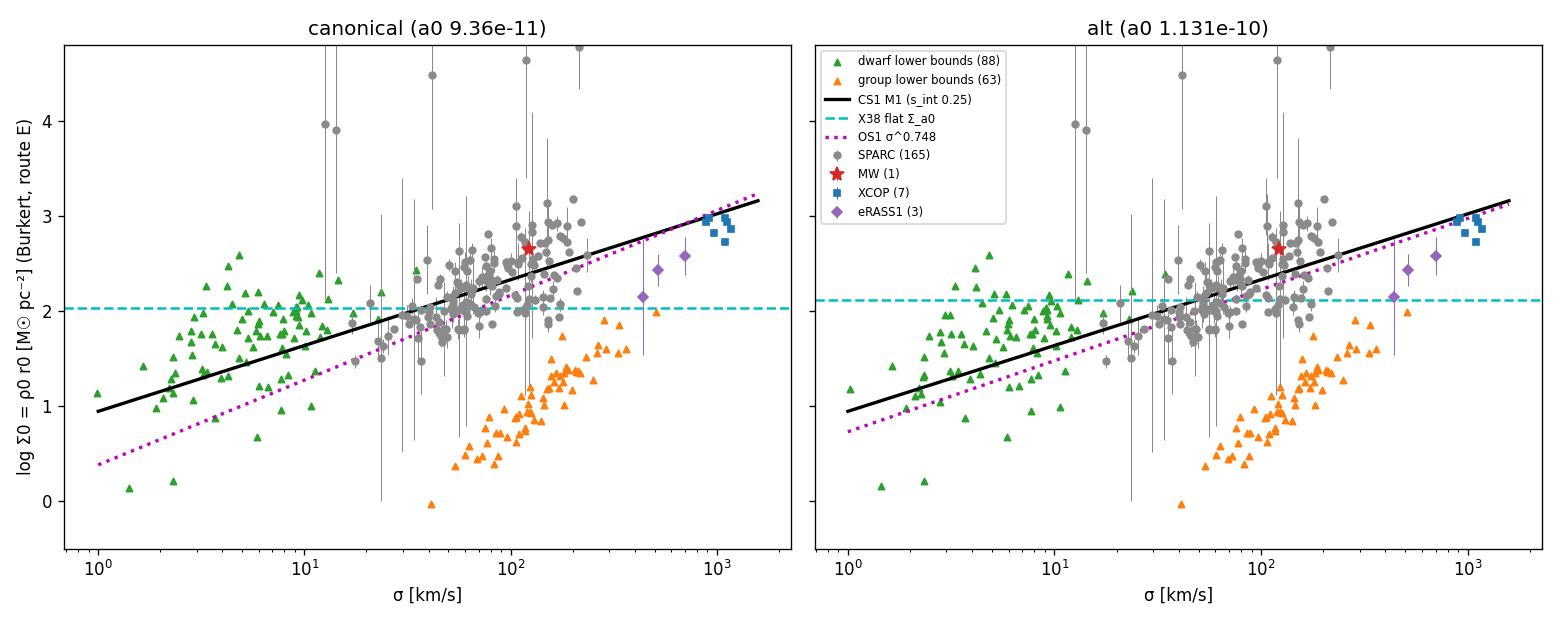

This figure's Python source:
#!/usr/bin/env python3
"""CS1_core_surface_density_atlas: each system's cold dark energy core surface density Sigma0 = rho0 r0, measured from its own
data with one method (route E: cold = observed - baryons, Burkert primary, isothermal variant), then the law the data trace.

Frozen criteria: FROZEN_CRITERIA.md + ASSUMPTION_LEDGER.md (6f303e256b, committed alone before this script).
EM1's SPARC machinery (up to its backgrounds block) and X30's cluster machinery (up to its STEP 0) run read-only in separate
namespaces, as in X38. kappa = 1/2 FITTED; footings never pooled; not theory closed.

    PYTHONHASHSEED=0 OMP_NUM_THREADS=1 nice -n 15 python3 cs1_atlas.py                -> cs1_atlas.out, _results.json, _atlas.csv, .png
    CS1_MUTATE=1 PYTHONHASHSEED=0 OMP_NUM_THREADS=1 nice -n 15 python3 cs1_atlas.py   -> sigma shuffled across systems (exit 1 = control bites)
"""
import os, sys, io, csv, warnings, json, math, time, resource, contextlib
for _v in ("OMP_NUM_THREADS", "OPENBLAS_NUM_THREADS", "VECLIB_MAXIMUM_THREADS", "MKL_NUM_THREADS"): os.environ[_v] = "1"
os.environ.pop("X30_MUTATE", None)
import numpy as np
from scipy.optimize import brentq, minimize_scalar, minimize
from scipy.integrate import quad
from scipy.interpolate import CubicSpline
from scipy.stats import norm, spearmanr
from astropy.io import fits
warnings.filterwarnings("ignore", category=RuntimeWarning)

T0 = time.time()
MUTATE = os.environ.get("CS1_MUTATE") == "1"
TAG = "_MUTATE" if MUTATE else ""
HERE = os.path.dirname(os.path.abspath(__file__)); REB = os.path.dirname(HERE); REPO = os.path.dirname(REB)
DATA = os.path.join(REPO, "real_research", "data")
OUT = []
def P(*a):
    s = " ".join(str(x) for x in a); print(s, flush=True); OUT.append(s)
def rss(): return resource.getrusage(resource.RUSAGE_SELF).ru_maxrss / (1e9 if sys.platform == "darwin" else 1e6)
FEET = ("canonical", "alt")
SREF = 70.50                                                    # km/s, SC1 pivot
LSG = np.round(np.arange(-1.0, 5.0001, 0.01), 2); SG = 10 ** LSG  # log Sigma0 grid [Msun/pc^2]
checks = []
def check(k, ok, msg):
    checks.append((k, bool(ok))); P(f"{k} {'PASS' if ok else 'FAIL'}  {msg}")

# ------------------------------------------------------------------ EM1 (read-only, up to backgrounds)
EM1SRC = os.path.join(REB, "EM1_emergent_dust_law", "em1_emergent.py"); TE = open(EM1SRC).read()
NE = {"__file__": EM1SRC, "__name__": "em1_ro"}; argv0 = sys.argv; sys.argv = [EM1SRC]
with contextlib.redirect_stdout(io.StringIO()):
    exec(compile(TE[:TE.index("# ---------------- backgrounds")], EM1SRC, "exec"), NE)
sys.argv = argv0
GALS, fit_one, pooled, UPS, LAW, NEWT, A0 = (NE[k] for k in ("GALS", "fit_one", "pooled", "UPS", "LAW", "NEWT", "A0"))
GE, MSUN, KPC = NE["G"], NE["MSUN"], NE["KPC_S"]; PC = KPC / 1e3; SPC = MSUN / PC ** 2
P(f"CS1_core_surface_density_atlas  {'MUTATE (sigma shuffled across systems)' if MUTATE else 'normal run'}  (frozen 6f303e256b)")
P("kappa = 1/2 FITTED; footings never pooled; route E (cold dark energy = observed - baryons, Newtonian); not theory closed")
SIGA0 = {f: A0[f] / (2 * math.pi * GE) / SPC for f in FEET}
P(f"Sigma_a0 = a0/(2 pi G): canonical {SIGA0['canonical']:.1f}, alt {SIGA0['alt']:.1f} Msun/pc^2")

# ------------------------------------------------------------------ profiles
def B(x):
    x = np.asarray(x, float); return np.log1p(x * x) + 2 * np.log1p(x) - 2 * np.arctan(x)
def mfac(prof, x): return math.pi * B(x) if prof == "burkert" else 4 * math.pi * (np.asarray(x, float) - np.arctan(x))

# K1: closed forms vs quadrature
r0t, Rt, St = 3.0, 10.0, 1.0
qB = quad(lambda r: 4 * math.pi * r * r * (St / r0t) / ((1 + r / r0t) * (1 + (r / r0t) ** 2)), 0, Rt, epsrel=1e-12, limit=400)[0]
qI = quad(lambda r: 4 * math.pi * r * r * (St / r0t) / (1 + (r / r0t) ** 2), 0, Rt, epsrel=1e-12, limit=400)[0]
eB = float(St * r0t ** 2 * mfac("burkert", Rt / r0t)) / qB - 1; eI = float(St * r0t ** 2 * mfac("iso", Rt / r0t)) / qI - 1
check("K1", abs(eB) < 1e-6 and abs(eI) < 1e-6, f"Burkert {eB:+.1e}, isothermal {eI:+.1e} (closed form vs quadrature)")

def profile_fit(y, sy, mask, Kfun, lr0, npar):
    """Model y = Sigma0 * K(r0), linear in Sigma0. y, mask (n, nU); sy (n,); Kfun(r0) -> (n,). Returns the dict of the fit."""
    K = np.array([Kfun(r) for r in 10 ** lr0])                          # (nr, n)
    w = np.where(mask, 1.0 / sy[:, None] ** 2, 0.0)                     # (n, nU)
    F = K ** 2 @ w; b = K @ (w * y); c = (w * y * y).sum(0)             # (nr, nU), (nr, nU), (nU,)
    F = np.maximum(F, 1e-300); Sh = b / F; cm = c[None, :] - b * b / F
    prof = np.full(len(SG), np.inf); arg = np.zeros((len(SG), 2), int)
    for j0 in range(0, len(SG), 100):
        S_ = SG[j0:j0 + 100]
        chi = cm[..., None] + F[..., None] * (S_[None, None, :] - Sh[..., None]) ** 2
        flat = chi.reshape(-1, len(S_)); ia = flat.argmin(0)
        prof[j0:j0 + 100] = flat[ia, np.arange(len(S_))]; arg[j0:j0 + 100] = np.array(np.unravel_index(ia, chi.shape[:2])).T
    jb = int(prof.argmin()); ir, iu = arg[jb]; npts = int(mask[:, iu].sum()); dof = max(npts - npar, 1)
    scale = max(1.0, prof[jb] / dof); d = (prof - prof[jb]) / scale; ok = np.where(d <= 1.0)[0]
    lo, hi = int(ok.min()), int(ok.max())
    kind = ("unconstrained" if lo == 0 and hi == len(SG) - 1 else "lower" if hi == len(SG) - 1 else "upper" if lo == 0 else "two-sided")
    return dict(lS=float(LSG[jb]), lS_lo=float(LSG[lo]), lS_hi=float(LSG[hi]), kind=kind, e=float(0.5 * (LSG[hi] - LSG[lo])),
                lr0=float(lr0[ir]), iu=int(iu), chi2=float(prof[jb]), dof=dof, npts=npts, r0_edge=bool(ir in (0, len(lr0) - 1)))

# ------------------------------------------------------------------ SPARC
LR0_S = np.round(np.arange(-3.0, 3.5001, 0.025), 3)                  # log r0 [kpc]
d_ = os.path.join(DATA, "sparc_data"); mine = {}
for f in sorted(os.listdir(d_)):
    if f.endswith("_rotmod.dat"):
        try: a = np.genfromtxt(os.path.join(d_, f), comments="#")
        except Exception: continue
        if a.ndim == 2 and a.shape[1] >= 6: mine[f.replace("_rotmod.dat", "")] = a
dmax = 0.0
for q in GALS:
    a = mine[q["name"]]; R = a[:, 0] * KPC
    VB2 = np.sign(a[:, 3])[:, None] * a[:, 3][:, None] ** 2 + UPS[None, :] * a[:, 4][:, None] ** 2 + 1.4 * UPS[None, :] * a[:, 5][:, None] ** 2
    GB = VB2 * 1e6 / R[:, None]; GO = (a[:, 1] * 1e3) ** 2 / R
    dmax = max(dmax, float(np.nanmax(np.abs(GB / q["GB"] - 1))), float(np.nanmax(np.abs(GO / q["GO"] - 1))))
    q["VB2"] = VB2 * 1e6
rowsN = [fit_one(q, np.log10(np.maximum(q["VB2"] / q["Rm"][:, None], 1e-300))) for q in GALS]
myN = pooled([r[0] for r in rowsN], [r[1] for r in rowsN], [r[2] for r in rowsN])
k0a = (dmax < 1e-12 and abs(LAW["canonical"]["rms"] - 0.0541) < 1e-4 and abs(LAW["alt"]["rms"] - 0.0537) < 1e-4
       and abs(myN["rms"] - NEWT["rms"]) < 1e-4)
check("K0a", k0a, f"loader vs EM1 GB/GO max rel {dmax:.1e}; EM1 law rms {LAW['canonical']['rms']:.4f} / {LAW['alt']['rms']:.4f}; "
      f"Newtonian row {myN['rms']:.4f} vs EM1 {NEWT['rms']:.4f}")
def sparc_fit(q, prof, ufix=None):
    R, V, eV = q["Rm"], q["Vobs"] * 1e3, np.clip(q["eV"], 1, None) * 1e3
    y = (V * V)[:, None] - q["VB2"]; mask = q["OK"]
    if ufix is not None:
        iu = int(np.argmin(np.abs(UPS - ufix))); y, mask = y[:, iu:iu + 1], mask[:, iu:iu + 1]
    Kf = lambda r0: GE * SPC * (r0 * KPC) ** 2 * mfac(prof, R / (r0 * KPC)) / R
    out = profile_fit(y, 2 * V * eV, mask, Kf, LR0_S, 3 if ufix is None else 2)
    out["U"] = float(UPS[out["iu"]]) if ufix is None else ufix
    return out
# K2 planted recovery (values on the grids)
q0 = GALS[0]; R = q0["Rm"]; iu5 = int(np.argmin(np.abs(UPS - 0.5))); lSp, lrp = 2.48, 0.475
Vp2 = q0["VB2"][:, iu5] + 10 ** lSp * GE * SPC * (10 ** lrp * KPC) ** 2 * mfac("burkert", R / (10 ** lrp * KPC)) / R
Vp = np.sqrt(np.maximum(Vp2, 1.0))
pf = profile_fit((Vp * Vp - q0["VB2"][:, iu5])[:, None], 2 * Vp * 5e3, np.ones((len(R), 1), bool),
                 lambda r0: GE * SPC * (r0 * KPC) ** 2 * mfac("burkert", R / (r0 * KPC)) / R, LR0_S, 2)
cB = minimize_scalar(lambda lx: float(10 ** (2 * lx) / B(10 ** lx)), bounds=(-2, 2), method="bounded", options={"xatol": 1e-12})
xg = 10 ** np.linspace(-2, 2, 400001); brute = float(np.min(xg ** 2 / B(xg)))
cI = minimize_scalar(lambda lx: float(10 ** (2 * lx) / (4 * (10 ** lx - math.atan(10 ** lx)))), bounds=(-2, 2), method="bounded", options={"xatol": 1e-12})
CMIN = {"burkert": float(cB.fun / math.pi), "iso": float(cI.fun / math.pi)}   # Sigma_min = CMIN * M / r^2
check("K2", abs(pf["lS"] - lSp) <= 0.01 and abs(math.log10(cB.fun / brute)) < 1e-4,
      f"planted log Sigma {lSp} -> {pf['lS']:.2f}, log r0 {lrp} -> {pf['lr0']:.3f}; dwarf min x^2/B(x) {cB.fun:.6f} at x {10 ** cB.x:.3f} vs brute {brute:.6f}")
P(f"  Burkert Sigma_min = {CMIN['burkert']:.5f} M/r^2 (x* = r/r0 = {10 ** cB.x:.3f}); isothermal {CMIN['iso']:.5f} (x* {10 ** cI.x:.3f})")

SP = []
for q in GALS:
    rb = sparc_fit(q, "burkert"); ri = sparc_fit(q, "iso"); r5 = sparc_fit(q, "burkert", ufix=0.50)
    SP.append(dict(cls="SPARC", name=q["name"], sig=float(q["Vobs"][-1] / math.sqrt(2)), lMb=float(q["lMb"]), B=rb, iso=ri, U05=r5))
sref_chk = float(np.median([s["sig"] for s in SP]))
P(f"SPARC: {len(SP)} galaxies fitted; median V_last/sqrt2 {sref_chk:.2f} km/s (SC1 {SREF}); kinds "
  + str({k: sum(s['B']['kind'] == k for s in SP) for k in ('two-sided', 'lower', 'upper', 'unconstrained')})
  + f"  [{time.time() - T0:.0f} s, RSS {rss():.2f} GB]")

# ------------------------------------------------------------------ Milky Way (GD1 inputs)
Gk = 4.30091e-6
SEAL = json.load(open(os.path.join(REB, "S3_v3_mw_seals", "SEALED_V3_MW_DR4.json")))
def nfw(M200, c, h0n=67.7):
    rc = 3 * (h0n / 1e3) ** 2 / (8 * math.pi * Gk); r200 = (3 * M200 / (4 * math.pi * 200 * rc)) ** (1 / 3); rs = r200 / c
    m = math.log(1 + c) - c / (1 + c); rhos = M200 / (4 * math.pi * rs ** 3 * m)
    return lambda r: Gk * 4 * math.pi * rhos * rs ** 3 * (np.log1p(r / rs) - (r / rs) / (1 + r / rs)) / r ** 2
ou = np.loadtxt(os.path.join(DATA, "mw_rc_ou2024_table1.tsv"), comments="#", skiprows=14)
OR, OV = ou[:, 0], ou[:, 1]; OE = np.hypot(0.5 * (ou[:, 2] + ou[:, 3]), np.where(OR <= 22.0, 0.03, 0.15) * OV)
MW = {}
for sk in sorted(SEAL["NFW_Ou24"]):
    n = SEAL["NFW_Ou24"][sk]; gh = nfw(n["M200"], n["c"])
    Rv = np.array(sorted(float(k[1:]) for k in n["P2_Vc"])); Vt = np.array([n["P2_Vc"][f"R{r:.0f}"] for r in Rv])
    R5 = np.array([30.0, 40, 50, 60]); V5 = np.array([n["P5_Vc"][f"R{r:.0f}"] for r in R5])
    RR = np.concatenate([Rv, R5]); VB2 = np.concatenate([Vt ** 2 - Rv * gh(Rv), V5 ** 2 - R5 * gh(R5)]); o = np.argsort(RR)
    vb2 = np.interp(OR, RR[o], VB2[o]); Mb = float(VB2[RR == 60.0][0] * 60.0 / Gk)
    res = {}
    for prof in ("burkert", "iso"):
        Kf = lambda r0, prof=prof: Gk * 1e6 * r0 ** 2 * mfac(prof, OR / r0) / OR          # Sigma in Msun/pc^2 -> (km/s)^2
        res[prof] = profile_fit((OV * OV - vb2)[:, None], 2 * OV * OE, np.ones((len(OR), 1), bool), Kf, LR0_S, 2)
    MW[sk] = dict(res, lMb=math.log10(Mb))
mw = dict(cls="MW", name="Milky Way", sig=float(OV[-1] / math.sqrt(2)), lMb=MW["1.000000"]["lMb"], B=MW["1.000000"]["burkert"],
          iso=MW["1.000000"]["iso"], band=[MW[s]["burkert"]["lS"] for s in sorted(MW)])
P(f"MW: Burkert log Sigma0 {mw['B']['lS']:.2f} [{mw['B']['lS_lo']:.2f}, {mw['B']['lS_hi']:.2f}] ({mw['B']['kind']}), log r0 {mw['B']['lr0']:.2f} kpc, "
  f"chi2/dof {mw['B']['chi2']:.1f}/{mw['B']['dof']}; s band {[round(v, 2) for v in mw['band']]}; sigma {mw['sig']:.1f}")

# ------------------------------------------------------------------ X-COP (matched-clumping lane's six radii)
Gm, MSm, PCm = 6.674e-11, 1.989e30, 3.0857e16
def loginterp(r, m, t):
    if t < r[0] or t > r[-1]: return np.nan
    return float(10 ** np.interp(np.log10(t), np.log10(r), np.log10(m)))
XC = []; k0b_rows = []
ETT = json.load(open(os.path.join(DATA, "xcop", "xcop_r500_ettori2019.json")))
for folder in sorted(os.listdir(os.path.join(DATA, "xcop"))):
    p_ = os.path.join(DATA, "xcop", folder); name = folder
    if not os.path.isdir(p_) or not os.path.exists(os.path.join(p_, f"{name}_hydro_mass.fits")): continue
    hasS = os.path.exists(os.path.join(p_, f"{name}_mstar.fits"))
    with fits.open(os.path.join(p_, f"{name}_hydro_mass.fits")) as h: hm = h[1].data.copy(); r500 = h[1].header["R500"]
    with fits.open(os.path.join(p_, f"{name}_fgas_profile.fits")) as h: gas = h[1].data.copy(); rg500 = h[1].header["R500"]
    st = None
    if hasS:
        with fits.open(os.path.join(p_, f"{name}_mstar.fits")) as h: st = h[2].data.copy()
    m500 = loginterp(hm["RADIUS"], hm["M_FORW"], r500); rows = []
    for x in (0.1, 0.2, 0.3, 0.5, 0.7, 1.0):
        r = x * r500
        mh, emh = loginterp(hm["RADIUS"], hm["M_FORW"], r), np.interp(r, hm["RADIUS"], hm["EM_FORW"])
        mg = loginterp(gas["RADIUS"] * rg500, gas["MGAS"], r)
        emg = 0.5 * (loginterp(gas["RADIUS"] * rg500, gas["MGAS_HI"], r) - loginterp(gas["RADIUS"] * rg500, gas["MGAS_LO"], r))
        if hasS:
            ms = loginterp(st["RADIUS"], st["MSTAR"], r); ems = 0.5 * (loginterp(st["RADIUS"], st["MSTAR_HI"], r) - loginterp(st["RADIUS"], st["MSTAR_LO"], r))
        else:
            ms, ems = 0.0, 0.0
        if not np.all(np.isfinite([mh, mg, ms])): continue
        rows.append((r, mh, emh, mg, float(np.nan_to_num(emg)), ms, float(np.nan_to_num(ems))))
        if hasS: k0b_rows.append((name, x, Gm * mh * MSm / (r * 1000 * PCm) ** 2, m500))
    a = np.array(rows); r_, yc = a[:, 0], a[:, 1] - a[:, 3] - a[:, 5]; sy = np.sqrt(a[:, 2] ** 2 + a[:, 4] ** 2 + a[:, 6] ** 2)
    res = {}
    for prof in ("burkert", "iso"):
        Kf = lambda r0, prof=prof: (r0 * 1e3) ** 2 * mfac(prof, r_ / r0)                   # r in kpc; Sigma Msun/pc^2 -> Msun
        res[prof] = profile_fit(yc[:, None], sy, np.ones((len(r_), 1), bool), Kf, np.round(np.arange(-1.0, 5.5001, 0.025), 3), 2)
    vc = math.sqrt(Gm * m500 * MSm / (r500 * 1000 * PCm)) / 1e3
    XC.append(dict(cls="XCOP", name=name, primary=hasS, sig=vc / math.sqrt(2), lMb=math.log10(a[-1, 3] + a[-1, 5]), B=res["burkert"],
                   iso=res["iso"], lM200=math.log10(ETT[name]["M200"] * 1e14) if name in ETT else float("nan"), npts=len(r_)))
tg = [r for r in csv.DictReader(open(os.path.join(REPO, "reviews", "matched_clumping_2026_10_24", "run", "targets.csv"))) if r["kind"] == "cluster"]
dk = 0.0
for nm_, x, go, m5 in k0b_rows:
    t = [r for r in tg if r["name"] == nm_ and abs(float(r["xradius"]) - x) < 1e-9]
    dk = max(dk, abs(go / float(t[0]["gobs"]) - 1), abs(m5 / float(t[0]["mhse500"]) - 1)) if t else 1.0
check("K0b", len(k0b_rows) == len(tg) and dk < 1e-6, f"X-COP {len(k0b_rows)} rows vs matched-clumping {len(tg)}; max rel diff {dk:.1e}")
for c in XC:
    P(f"  X-COP {c['name']:8s} {'primary' if c['primary'] else 'M*=0 variant'}: log Sigma0 {c['B']['lS']:.2f} [{c['B']['lS_lo']:.2f}, {c['B']['lS_hi']:.2f}] {c['B']['kind']}, "
      f"log r0 {c['B']['lr0']:.2f} kpc, chi2/dof {c['B']['chi2']:.1f}/{c['B']['dof']}; iso {c['iso']['lS']:.2f} ({c['iso']['kind']}); sigma {c['sig']:.0f}")

# ------------------------------------------------------------------ dwarfs (X1) and groups (P4 T3): Burkert lower bounds
X1R = list(csv.DictReader(open(os.path.join(REB, "X1_hosted_recount", "x1_per_system.csv"))))
DW = {}
for foot in FEET:
    out = []
    for r in [r for r in X1R if r["footing"] == foot]:
        r12 = 4 / 3 * float(r["rh_pc"]) * PC; Ms = 10 ** float(r["logMstar"]); gN = GE * (Ms * MSUN / 2) / r12 ** 2
        D, sd = float(r["Delta[Newton]"]), float(r["sdMC[Newton]"]); gobs = gN * 10 ** D; ratio = 10 ** D - 1
        sig = math.sqrt(gobs * r12 / 3) / 1e3
        if D <= 0 or ratio < 0.1:
            out.append(dict(cls="dwarf", name=r["name"], sub=r["cls"], detected=False, sig=sig)); continue
        Mc = (gobs - gN) * r12 ** 2 / GE / MSUN; r12pc = r12 / PC; sdh = sd * 10 ** D / ratio
        xs = 10 ** np.linspace(math.log10(1 / 3), math.log10(3), 201)
        out.append(dict(cls="dwarf", name=r["name"], sub=r["cls"], detected=True, sig=sig, lMb=math.log10(Ms),
                        lSmin=math.log10(CMIN["burkert"] * Mc / r12pc ** 2), lSmin_iso=math.log10(CMIN["iso"] * Mc / r12pc ** 2), e=sdh,
                        band=[float(np.log10(Mc * np.min(xs ** 2 / (math.pi * B(xs))) / r12pc ** 2)), float(np.log10(Mc * np.max(xs ** 2 / (math.pi * B(xs))) / r12pc ** 2))],
                        r0_at_min_pc=r12pc / 10 ** cB.x))
    DW[foot] = out
same = all(abs(a.get("lSmin", 0) - b.get("lSmin", 0)) < 1e-9 for a, b in zip(DW["canonical"], DW["alt"]))
TIAN = os.path.join(os.path.dirname(REPO), "_external_data", "vizier2026", "J_A_A_710_L39.tsv"); GR = []
for l in open(TIAN):
    if l.startswith("#"): continue
    t = l.rstrip("\n").split("\t")
    if len(t) < 13 or not t[0].strip().isdigit() or t[1].strip() != "Galaxy group": continue
    ls, els, lM, elM, Re = float(t[5]), float(t[6]), float(t[7]), float(t[8]), float(t[10])
    sig = 10 ** ls; r12 = 4 / 3 * Re * KPC; gobs = 3 * (sig * 1e3) ** 2 / r12; gN = GE * (10 ** lM / 2) * MSUN / r12 ** 2
    if (gobs - gN) / gN < 0.1:
        GR.append(dict(cls="group", name=t[2].strip(), detected=False, sig=sig)); continue
    Mc = (gobs - gN) * r12 ** 2 / GE / MSUN; r12pc = r12 / PC
    eM = math.hypot(gobs * 2 * math.log(10) * els, gN * math.log(10) * elM) * r12 ** 2 / GE / MSUN
    GR.append(dict(cls="group", name=t[2].strip(), detected=True, sig=sig, lMb=lM, lSmin=math.log10(CMIN["burkert"] * Mc / r12pc ** 2),
                   lSmin_iso=math.log10(CMIN["iso"] * Mc / r12pc ** 2), e=eM / Mc / math.log(10)))
P(f"dwarfs: {len(DW['canonical'])} per footing ({sum(d['detected'] for d in DW['canonical'])} with detected cold mass; footings identical: {same}); "
  f"groups: {len(GR)} ({sum(g['detected'] for g in GR)} detected)  [{time.time() - T0:.0f} s, RSS {rss():.2f} GB]")

# ------------------------------------------------------------------ eRASS1 KT terciles (X30 machinery read-only)
X30SRC = os.path.join(REB, "X30_sheet_cluster_profile", "x30_sheet_cluster_profile.py"); TX = open(X30SRC).read()
codeX = TX[:TX.index("# ============================================================== STEP 0")]
old = 'OUTF = open(os.path.join(HERE, f"x30_sheet_cluster_profile{TAG}.out"), "w")'; assert codeX.count(old) == 1
codeX = codeX.replace(old, f'OUTF = open({os.path.join(HERE, "cs1_x30_machinery" + TAG + ".log")!r}, "w")')
NX = {"__file__": X30SRC, "__name__": "x30_ro"}; sys.argv = [X30SRC]
with contextlib.redirect_stdout(io.StringIO()), contextlib.redirect_stderr(io.StringIO()):
    exec(compile(codeX, X30SRC, "exec"), NX)
sys.argv = argv0
HK, M_, DC, IX, TID, N, bsum, prep, RM, SIGKT = (NX[k] for k in ("HK", "M", "DC", "I", "TID", "N", "bsum", "prep", "RM", "SIG_KT"))
O_, P_, A_, DS_, KG, RF, SB, DAT, MPC = (NX[k] for k in ("offset_floor", "project_floor", "at_bins", "dsig_from_sig", "KG_PC2", "redfac", "sig_bins", "DAT", "MPC"))
check("K3", len(GR) == 63 and all(len(DW[f]) == 89 for f in FEET) and sum(c["primary"] for c in XC) == 7 and len(IX) == 106
      and abs(sref_chk - SREF) < 0.01, f"groups {len(GR)}, dwarfs {[len(DW[f]) for f in FEET]}, X-COP primary {sum(c['primary'] for c in XC)}, "
      f"KT clusters {len(IX)}, SPARC median sigma {sref_chk:.2f}")
def dvecN(i, foot, hk, Msrc):
    pp = prep(i, foot, hk); rho = np.gradient(Msrc, RM) / (4 * np.pi * RM ** 2)
    So = O_(P_(rho), pp["dmpc"]); Pp = A_(DS_(So)) / KG; fr, _ = RF(hk, i, SB(So)); return DAT[hk]["W"][i] * (Pp * fr)
def terc_pred(foot, hk, Mh_of):
    V = np.zeros((N, 8))
    for i in IX:
        pp = prep(int(i), foot, hk); V[i] = dvecN(int(i), foot, hk, pp["Mb"] + Mh_of(int(i), pp))
    vB = bsum(V)[IX]; vC = bsum(DC[(foot, hk)])[IX]
    return np.array([[vB[TID == t, b].sum() / vC[TID == t, b].sum() for b in range(3)] for t in range(3)])   # (tercile, band)
def meas(foot, hk):
    o = M_[f"{foot}|{hk}"]
    A = np.array([[o["KT_terc|INNER"][t]["A"], o["KT_terc|MID"][t]["A"], o["KT_terc|OUTER"][t]["A"]] for t in range(3)])
    S = np.array([[o["KT_terc|INNER"][t]["s_IN"], o["KT_terc|MID"][t]["s"], o["KT_terc|OUTER"][t]["s"]] for t in range(3)])
    return A, S
# K0c: X38's halos reproduce X38's cells
X38J = json.load(open(os.path.join(REB, "X38_a0_surface_density_halos", "x38_sd_halos_results.json")))
def solve_r0(Mtot, Rout, Sig):
    lm = lambda lr: math.log(math.pi * Sig * math.exp(2 * lr) * float(B(Rout / math.exp(lr))))
    pk = minimize_scalar(lambda lr: -lm(lr), bounds=(math.log(Rout * 1e-6), math.log(Rout * 1e3)), method="bounded", options={"xatol": 1e-10})
    if lm(float(pk.x)) < math.log(Mtot): return math.exp(float(pk.x))
    return math.exp(brentq(lambda lr: lm(lr) - math.log(Mtot), math.log(Rout * 1e-7), float(pk.x), xtol=1e-14))
SIGSI = A0["canonical"] / (2 * math.pi * GE)
def x38_halo(i, pp):
    r0 = solve_r0(pp["Mfair"], pp["rta"], SIGSI); return math.pi * SIGSI * r0 ** 2 * B(np.minimum(RM, pp["rta"]) / r0)
A38 = terc_pred("canonical", "h0672", x38_halo); c38 = X38J["footings"]["canonical"]["clusters"]["cells"]["h0672"]
ref = np.array([[c38[f"G-MID-T{t+1}"]["pred"], c38[f"G-OUT-T{t+1}"]["pred"]] for t in range(3)])
dk0c = float(np.max(np.abs(A38[:, 1:] - ref)))
check("K0c", dk0c < 1e-6, f"X38 halos -> MID/OUTER tercile preds max |diff| {dk0c:.1e} vs x38_sd_halos_results.json")
LSE = np.round(np.arange(1.0, 4.5001, 0.1), 2); LXE = np.round(np.arange(-2.0, 0.6001, 0.1), 2)
ER = {}
CACHE = os.environ.get("CS1_ERASS_CACHE")          # optional cache of the eRASS1 chi2 grids (identical numbers; the normal run computed and saved them, MUTATE loaded them)
for foot in FEET:
    Am, Sm = meas(foot, "h0672"); chi = np.zeros((3, len(LSE), len(LXE)))
    cf = os.path.join(CACHE, f"erass_{foot}.npy") if CACHE else None
    for js, ls in enumerate(LSE if not (cf and os.path.exists(cf)) else []):
        S_ = 10 ** ls * SPC
        for jx, lx in enumerate(LXE):
            def mh(i, pp, S_=S_, lx=lx):
                r0 = 10 ** lx * pp["R500"] * MPC; return math.pi * S_ * r0 ** 2 * B(np.minimum(RM, pp["rta"]) / r0)
            Ap = terc_pred(foot, "h0672", mh); chi[:, js, jx] = (((Am - Ap) / Sm) ** 2).sum(1)
        if js % 6 == 0: P(f"  eRASS1 [{foot}] grid row {js + 1}/{len(LSE)}  [{time.time() - T0:.0f} s, RSS {rss():.2f} GB]")
    if cf:
        if os.path.exists(cf): chi = np.load(cf)
        else: np.save(cf, chi)
    res = []
    for t in range(3):
        pr = chi[t].min(1); cs = CubicSpline(LSE, pr); fine = np.round(np.arange(LSE[0], LSE[-1] + 1e-9, 0.01), 2); pf_ = cs(fine)
        jb = int(pf_.argmin()); scale = max(1.0, float(pf_[jb]) / 1); okk = np.where((pf_ - pf_[jb]) / scale <= 1)[0]
        lo, hi = int(okk.min()), int(okk.max()); jx = int(chi[t, int(np.argmin(np.abs(LSE - fine[jb])))].argmin())
        kind = ("unconstrained" if lo == 0 and hi == len(fine) - 1 else "lower" if hi == len(fine) - 1 else "upper" if lo == 0 else "two-sided")
        mem = TID == t; R500m = float(np.median([prep(int(i), foot, "h0672")["R500"] for i in IX[mem]]))
        Mb5 = float(np.median([np.interp(prep(int(i), foot, "h0672")["R500"] * MPC, RM, prep(int(i), foot, "h0672")["Mb"]) for i in IX[mem]])) / MSUN
        Mf = float(np.median([prep(int(i), foot, "h0672")["Mfair"] for i in IX[mem]])) / MSUN
        res.append(dict(cls="eRASS1", name=f"KT T{t + 1}", sig=float(np.median(SIGKT[mem])), lMb=math.log10(Mb5), lMfair=math.log10(Mf),
                        B=dict(lS=float(fine[jb]), lS_lo=float(fine[lo]), lS_hi=float(fine[hi]), kind=kind, e=float(0.5 * (fine[hi] - fine[lo])),
                               lr0=float(math.log10(10 ** LXE[jx] * R500m * 1e3)), lx0=float(LXE[jx]), chi2=float(pf_[jb]), dof=1)))
    ER[foot] = res
    # h 0.686 reported at the h 0.672 best point
    for t, e in enumerate(res):
        S_ = 10 ** e["B"]["lS"] * SPC; lx = e["B"]["lx0"]
        def mh(i, pp, S_=S_, lx=lx):
            r0 = 10 ** lx * pp["R500"] * MPC; return math.pi * S_ * r0 ** 2 * B(np.minimum(RM, pp["rta"]) / r0)
        A6, S6 = meas(foot, "h0686"); Ap6 = terc_pred(foot, "h0686", mh); e["chi2_h0686_at_best"] = float((((A6 - Ap6) / S6) ** 2)[t].sum())
        P(f"  eRASS1 [{foot}] {e['name']}: log Sigma0 {e['B']['lS']:.2f} [{e['B']['lS_lo']:.2f}, {e['B']['lS_hi']:.2f}] {e['B']['kind']}, x0 = r0/R500 10^{e['B']['lx0']:.1f}, "
          f"chi2 {e['B']['chi2']:.2f}/1 (h0.686 at same point {e['chi2_h0686_at_best']:.2f}); sigma {e['sig']:.0f}")
    NX["PREP"].clear()

# ------------------------------------------------------------------ the law
def model(m, p, x):
    if m == "M0": return np.full_like(x, p[0])
    if m == "M1": return p[0] + p[1] * x
    if m == "M2": return np.where(x < p[3], p[0] + p[1] * (x - p[3]), p[0] + p[2] * (x - p[3]))
    if m == "M3": return np.log10(10 ** p[0] + 10 ** (p[1] + p[2] * x))
KPAR = {"M0": 1, "M1": 2, "M2": 4, "M3": 3}
XB = (math.log10(15 / SREF), math.log10(600 / SREF))
def nll(m, p, ls, x, y, e, cx, cy, ce):
    s = math.exp(ls); mu = model(m, p, x); v = e ** 2 + s * s
    L = 0.5 * np.sum((y - mu) ** 2 / v + np.log(2 * math.pi * v))
    if len(cx):
        L -= np.sum(norm.logcdf((model(m, p, cx) - cy) / np.sqrt(ce ** 2 + s * s)))        # lower bounds: Sigma >= cy
    return float(L)
def fit_law(m, x, y, e, cx=np.array([]), cy=np.array([]), ce=np.array([])):
    best = None; a0, q0 = float(np.median(y)), 0.5
    starts = {"M0": [[a0]], "M1": [[a0, q] for q in (0.0, 0.5, 1.0)],
              "M2": [[a0, q1, q2, xb] for q1 in (0.0, 1.0) for q2 in (0.0, 1.0) for xb in (-0.5, 0.0, 0.5, 1.0)],
              "M3": [[f, a0 + d, q] for f in (1.5, 2.0, 2.5) for d in (-0.5, 0.0) for q in (0.5, 1.0, 2.0)]}[m]
    for st in starts:
        fun = lambda z: nll(m, z[:-1] if m != "M2" else np.r_[z[:3], np.clip(z[3], *XB)], z[-1], x, y, e, cx, cy, ce) + (0 if m != "M2" else 1e3 * max(0, abs(z[3] - np.clip(z[3], *XB))))
        r = minimize(fun, np.r_[st, math.log(0.2)], method="Nelder-Mead", options={"maxiter": 40000, "maxfev": 40000, "xatol": 1e-7, "fatol": 1e-9})
        if best is None or r.fun < best.fun: best = r
    p = best.x[:-1].copy()
    if m == "M2": p[3] = float(np.clip(p[3], *XB))
    n = len(x) + len(cx); k = KPAR[m] + 1
    return dict(model=m, p=[float(v) for v in p], s_int=float(math.exp(best.x[-1])), nll=float(best.fun), BIC=float(2 * best.fun + k * math.log(n)), k=k, n=n)
def qerr(x, y, e, s):
    w = 1 / (e ** 2 + s * s); A = np.vstack([np.ones_like(x), x]).T; C = np.linalg.inv(A.T @ (A * w[:, None])); return float(math.sqrt(C[1, 1]))
def select(fits_, xr):
    ok = {}
    for m, f in fits_.items():
        if m == "M2": ok[m] = xr[0] < f["p"][3] < xr[1] and XB[0] + 1e-3 < f["p"][3] < XB[1] - 1e-3
        elif m == "M3": ok[m] = f["p"][2] > 0 and xr[0] < (f["p"][0] - f["p"][1]) / f["p"][2] < xr[1]
        else: ok[m] = True
    cand = [m for m in fits_ if ok[m]]; mb = min(cand, key=lambda m: fits_[m]["BIC"])
    simp = [m for m in cand if fits_[m]["k"] < fits_[mb]["k"] and fits_[m]["BIC"] - fits_[mb]["BIC"] < 6]
    sel = min(simp, key=lambda m: fits_[m]["k"]) if simp else mb
    return sel, ok
CLASSNAME = {"M0": "FLAT FLOOR", "M1": "SINGLE POWER LAW", "M2": "BROKEN", "M3": "FLOOR + RISE"}
OS1Q = {"canonical": 0.892, "alt": 0.748}
X43J = json.load(open(os.path.join(REB, "X43_collapse_core_floor", "x43_collapse_core_results.json")))
X43T = sorted((math.log10(float(k)), math.log10(v[0]), v[1]) for k, v in X43J["sigma_coll_table"].items())
EM1J = json.load(open(os.path.join(REB, "EM1_emergent_dust_law", "em1_emergent_results.json")))["rows"]["A_c2b_refit"]["R1"]
def x43(foot, lM200):
    lsc = np.interp(lM200, [t[0] for t in X43T], [t[1] for t in X43T], left=None, right=None)
    if lM200 > X43T[-1][0] or lM200 < X43T[0][0]:
        sl = np.polyfit([t[0] for t in X43T], [t[1] for t in X43T], 1); lsc = np.polyval(sl, lM200)
    return math.log10(max(SIGA0[foot], 14.83 * 10 ** lsc))
def zf43(lM200): return float(np.interp(lM200, [t[0] for t in X43T], [t[2] for t in X43T]))
rng = np.random.default_rng(20261027)
RES = dict(frozen="6f303e256b", mutate=MUTATE, Sigma_a0=SIGA0, footings={}, checks={})
ATLAS = []
for foot in FEET:
    P(f"\n=== [{foot}] law fit (Sigma_a0 {SIGA0[foot]:.1f})")
    prim = [s for s in SP if s["B"]["kind"] == "two-sided"] + ([mw] if mw["B"]["kind"] == "two-sided" else []) \
        + [c for c in XC if c["primary"] and c["B"]["kind"] == "two-sided"] + [e for e in ER[foot] if e["B"]["kind"] == "two-sided"]
    x = np.log10(np.array([s["sig"] for s in prim]) / SREF); y = np.array([s["B"]["lS"] for s in prim]); e = np.array([max(s["B"]["e"], 0.005) for s in prim])
    cl = np.array([s["cls"] for s in prim])
    cens = [s for s in SP if s["B"]["kind"] == "lower"] + [c for c in XC if c["primary"] and c["B"]["kind"] == "lower"] \
        + [e_ for e_ in ER[foot] if e_["B"]["kind"] == "lower"] + ([mw] if mw["B"]["kind"] == "lower" else [])
    cx = np.log10(np.array([s["sig"] for s in cens]) / SREF) if cens else np.array([]); cy = np.array([s["B"]["lS_lo"] for s in cens]); ce = np.zeros(len(cens))
    dws = [d for d in DW[foot] if d["detected"]]; grs = [g for g in GR if g["detected"]]
    bx = np.log10(np.array([d["sig"] for d in dws + grs]) / SREF); by = np.array([d["lSmin"] for d in dws + grs]); be = np.array([d["e"] for d in dws + grs])
    if MUTATE:
        x = rng.permutation(x); allx = rng.permutation(np.r_[x, cx, bx]); cxm, bxm = allx[len(x):len(x) + len(cx)], allx[len(x) + len(cx):]
    else:
        cxm, bxm = cx, bx
    P(f"  PRIMARY: {len(prim)} two-sided ({', '.join(f'{k} {int((cl == k).sum())}' for k in ('SPARC', 'MW', 'XCOP', 'eRASS1'))}); sigma range "
      f"{SREF * 10 ** x.min():.0f}-{SREF * 10 ** x.max():.0f} km/s")
    F = {m: fit_law(m, x, y, e) for m in ("M0", "M1", "M2", "M3")}
    sel, okm = select(F, (x.min(), x.max()))
    for m, f in F.items():
        P(f"    {m} {CLASSNAME[m]:17s} p {[round(v, 3) for v in f['p']]}, s_int {f['s_int']:.3f}, BIC {f['BIC']:.1f} (dBIC {f['BIC'] - F[sel]['BIC']:+.1f})" + ("" if okm[m] else "  [break/floor outside range: not selectable]"))
    fs = F[sel]; res_ = y - model(sel, fs["p"], x); override = []
    if fs["s_int"] > 0.35: override.append(f"s_int {fs['s_int']:.2f} > 0.35")
    clres = {}
    for k in ("SPARC", "XCOP", "eRASS1", "MW"):
        mk = cl == k
        if not mk.any(): continue
        rr = res_[mk]; n = int(mk.sum())
        if n >= 3:
            se = float(rr.std(ddof=1) / math.sqrt(n)); clres[k] = dict(n=n, mean=float(rr.mean()), se=se)
            if abs(rr.mean()) > 3 * se and abs(rr.mean()) > 0.25: override.append(f"{k} mean residual {rr.mean():+.2f} ({rr.mean() / se:+.1f} se)")
        elif k == "MW":
            zz = float(rr[0] / math.hypot(e[mk][0], fs["s_int"])); clres[k] = dict(n=1, resid=float(rr[0]), z=zz)
            if abs(zz) > 3: override.append(f"MW residual z {zz:+.1f}")
        else:
            clres[k] = dict(n=n, mean=float(rr.mean()))
    cls_p = "NO SIMPLE LAW" if override else CLASSNAME[sel]
    qe = qerr(x, y, e, F["M1"]["s_int"]); qsig = F["M1"]["p"][1] / qe
    P(f"  PRIMARY selected {sel}; class residuals {json.dumps({k: {kk: round(vv, 3) for kk, vv in v.items()} for k, v in clres.items()})}")
    P(f"  PRIMARY CLASS [{foot}]: {cls_p}" + (f"  (override: {'; '.join(override)})" if override else "") + f"; M1 slope q = {F['M1']['p'][1]:.3f} +- {qe:.3f} ({qsig:.1f} sigma)")
    # whole range (Tobit)
    WX = np.r_[cxm, bxm]; WY = np.r_[cy, by]; WE = np.r_[ce, be]
    FW = {m: fit_law(m, x, y, e, WX, WY, WE) for m in ("M0", "M1", "M2", "M3")}
    selW, okW = select(FW, (min(x.min(), WX.min()), max(x.max(), WX.max())))
    for m, f in FW.items():
        P(f"    WHOLE {m} p {[round(v, 3) for v in f['p']]}, s_int {f['s_int']:.3f}, BIC {f['BIC']:.1f} (dBIC {f['BIC'] - FW[selW]['BIC']:+.1f})" + ("" if okW[m] else "  [not selectable]"))
    fw = FW[selW]; ovW = []
    if fw["s_int"] > 0.35: ovW.append(f"s_int {fw['s_int']:.2f} > 0.35")
    resW = y - model(selW, fw["p"], x)
    for k in ("SPARC", "XCOP", "eRASS1"):
        mk = cl == k
        if mk.sum() >= 3:
            rr = resW[mk]; se = float(rr.std(ddof=1) / math.sqrt(mk.sum()))
            if abs(rr.mean()) > 3 * se and abs(rr.mean()) > 0.25: ovW.append(f"{k} mean residual {rr.mean():+.2f}")
    if (cl == "MW").any():
        zz = float(resW[cl == "MW"][0] / math.hypot(e[cl == "MW"][0], fw["s_int"]))
        if abs(zz) > 3: ovW.append(f"MW residual z {zz:+.1f}")
    cls_w = "NO SIMPLE LAW" if ovW else CLASSNAME[selW]
    P(f"  WHOLE-RANGE CLASS [{foot}]: {cls_w} ({selW})" + (f"  (override: {'; '.join(ovW)})" if ovW else "") + f"; {len(cens)} SPARC/cluster bounds + {len(dws)} dwarf + {len(grs)} group bounds")
    # dwarf / group read-out against the PRIMARY law
    def bound_read(lst, xx):
        ex = [(d["lSmin"] - float(model(sel, fs["p"], np.array([xv]))[0])) / math.hypot(d["e"], fs["s_int"]) > 2 for d, xv in zip(lst, xx)]
        fr = float(np.mean(ex)) if ex else float("nan")
        return dict(n=len(ex), frac_exceed=fr, cls="ABOVE LAW" if fr >= 0.25 else "CONSISTENT" if fr < 0.05 else "PARTIAL",
                    median_lSmin=float(np.median([d["lSmin"] for d in lst])), median_sig=float(np.median([d["sig"] for d in lst])),
                    median_excess=float(np.median([d["lSmin"] - float(model(sel, fs["p"], np.array([xv]))[0]) for d, xv in zip(lst, xx)])))
    rd = bound_read(dws, bx[:len(dws)]); rg = bound_read(grs, bx[len(dws):])
    P(f"  dwarfs vs PRIMARY law: {rd['cls']} ({rd['frac_exceed']:.0%} of {rd['n']} exceed at 2 sigma); median Sigma_min 10^{rd['median_lSmin']:.2f} at sigma {rd['median_sig']:.1f}, "
      f"median (Sigma_min - law) {rd['median_excess']:+.2f} dex; vs Sigma_a0 {rd['median_lSmin'] - math.log10(SIGA0[foot]):+.2f} dex")
    P(f"  groups vs PRIMARY law: {rg['cls']} ({rg['frac_exceed']:.0%} of {rg['n']}); median Sigma_min 10^{rg['median_lSmin']:.2f} at sigma {rg['median_sig']:.0f}, median excess {rg['median_excess']:+.2f} dex")
    # candidates (reported)
    def cand(name, fn):
        pr = np.array([fn(s) for s in prim]); r = y - pr; o = dict(chi2_meas=float(np.sum(r ** 2 / e ** 2)), chi2_sint=float(np.sum(r ** 2 / (e ** 2 + fs["s_int"] ** 2))), by_class={})
        for k in ("SPARC", "MW", "XCOP", "eRASS1"):
            mk = cl == k
            if mk.any(): o["by_class"][k] = dict(median=float(np.median(r[mk])), rms=float(np.sqrt(np.mean(r[mk] ** 2))), n=int(mk.sum()))
        P(f"    {name:26s} chi2(meas) {o['chi2_meas']:9.0f}  chi2(+s_int) {o['chi2_sint']:7.1f}  " + "  ".join(f"{k} med {v['median']:+.2f} rms {v['rms']:.2f}" for k, v in o["by_class"].items()))
        return o
    def lM200(s):
        if s["cls"] in ("SPARC", "MW"): return EM1J["a"] + EM1J["b"] * (s["lMb"] - 10)
        if s["cls"] == "XCOP": return s["lM200"]
        return s["lMfair"]
    P("  candidates on the PRIMARY sample (residual = measured - candidate, dex):")
    CAND = {"X38 flat": cand("X38 flat Sigma_a0", lambda s: math.log10(SIGA0[foot])),
            "OS1": cand(f"OS1 q {OS1Q[foot]}", lambda s: math.log10(SIGA0[foot]) + OS1Q[foot] * math.log10(s["sig"] / SREF)),
            "X43": cand("X43 floor+collapse (own M)", lambda s: x43(foot, lM200(s))),
            "CS1 selected": cand(f"CS1 {sel}", lambda s: float(model(sel, fs["p"], np.array([math.log10(s['sig'] / SREF)]))[0]))}
    # correlations
    lr0 = np.array([s["B"]["lr0"] for s in prim]); lmb = np.array([s["lMb"] for s in prim]); zf = np.array([zf43(lM200(s)) for s in prim])
    COR = {k: dict(zip(("rho", "p"), [float(v) for v in spearmanr(y, v_)])) for k, v_ in (("sigma", x), ("M_b", lmb), ("r0", lr0), ("X43 z_f (non-native)", zf))}
    P("  Spearman (log Sigma0 vs): " + "; ".join(f"{k} {v['rho']:+.2f} (p {v['p']:.1e})" for k, v in COR.items()))
    sp_only = fit_law("M1", x[cl == "SPARC"], y[cl == "SPARC"], e[cl == "SPARC"])
    P(f"  reported: SPARC-only power law q {sp_only['p'][1]:.3f}, s_int {sp_only['s_int']:.3f}")
    # Milky Way read-out
    mwpred = float(model(sel, fs["p"], np.array([math.log10(mw["sig"] / SREF)]))[0])
    mwr = dict(lS=mw["B"]["lS"], lS_lo=mw["B"]["lS_lo"], lS_hi=mw["B"]["lS_hi"], kind=mw["B"]["kind"], over_Sigma_a0=10 ** (mw["B"]["lS"] - math.log10(SIGA0[foot])),
               law_pred=mwpred, resid=mw["B"]["lS"] - mwpred, s_band=mw["band"], os1_pred=math.log10(SIGA0[foot]) + OS1Q[foot] * math.log10(mw["sig"] / SREF),
               lr0=mw["B"]["lr0"], iso=mw["iso"]["lS"])
    P(f"  MW: Sigma0 = {mwr['over_Sigma_a0']:.2f} Sigma_a0 (log {mwr['lS']:.2f} [{mwr['lS_lo']:.2f}, {mwr['lS_hi']:.2f}]); law at its sigma {mwpred:.2f} (resid {mwr['resid']:+.2f}); "
      f"OS1 at sigma {mw['sig']:.0f}: {mwr['os1_pred']:.2f}; GD1's Eilers need ~3.5 Sigma_a0 = {math.log10(3.5 * SIGA0[foot]):.2f}; r0 10^{mwr['lr0']:.2f} kpc")
    # variants (reported)
    def vstat(get):
        vv = [get(s) for s in prim]; ok_ = [i for i, v in enumerate(vv) if v is not None]
        if len(ok_) < 5: return None
        xv, yv, ev = x[ok_], np.array([vv[i][0] for i in ok_]), np.array([max(vv[i][1], 0.005) for i in ok_])
        f1 = fit_law("M1", xv, yv, ev); f0 = fit_law("M0", xv, yv, ev); return dict(n=len(ok_), q=f1["p"][1], a=f1["p"][0], s_int=f1["s_int"], dBIC_M0_M1=f0["BIC"] - f1["BIC"])
    VAR = {"isothermal": vstat(lambda s: (s["iso"]["lS"], s["iso"]["e"]) if s.get("iso") and s["iso"]["kind"] == "two-sided" else None),
           "SPARC U=0.50": vstat(lambda s: (s["U05"]["lS"], s["U05"]["e"]) if s["cls"] == "SPARC" and s["U05"]["kind"] == "two-sided" else ((s["B"]["lS"], s["B"]["e"]) if s["cls"] != "SPARC" else None))}
    xa = [c for c in XC if c["B"]["kind"] == "two-sided"]
    VAR["X-COP all 12 (M*=0 for 5)"] = dict(n=len(xa), median_lS=float(np.median([c["B"]["lS"] for c in xa])) if xa else None,
                                           primary_median_lS=float(np.median([c["B"]["lS"] for c in XC if c["primary"] and c["B"]["kind"] == "two-sided"])) if any(c["primary"] and c["B"]["kind"] == "two-sided" for c in XC) else None)
    VAR["eRASS1 h0.686 chi2 at h0.672 best"] = [e_["chi2_h0686_at_best"] for e_ in ER[foot]]
    for k, v in VAR.items(): P(f"    variant {k}: {v}")
    RES["footings"][foot] = dict(n_primary=len(prim), fits=F, selected=sel, class_primary=cls_p, override=override, class_residuals=clres,
                                 M1_slope=dict(q=F["M1"]["p"][1], se=qe, nsig=qsig), whole=FW, selected_whole=selW, class_whole=cls_w, override_whole=ovW,
                                 dwarfs=rd, groups=rg, candidates=CAND, spearman=COR, sparc_only_M1=sp_only, MW=mwr, variants=VAR,
                                 dwarf_by_class={k: float(np.median([d["lSmin"] for d in dws if d["sub"] == k])) for k in sorted(set(d["sub"] for d in dws))})
    if MUTATE:
        bites = abs(qsig) < 2 and (F["M0"]["BIC"] - F["M1"]["BIC"]) < 6
        RES["footings"][foot]["mutate_bites"] = bool(bites)
        P(f"  MUTATE [{foot}]: shuffled-sigma M1 slope {F['M1']['p'][1]:.3f} ({qsig:.1f} sigma), dBIC(M0-M1) {F['M0']['BIC'] - F['M1']['BIC']:+.1f} -> {'control BITES (trend vanishes)' if bites else 'ALARM: trend survives the shuffle'}")
    if foot == "canonical" and not MUTATE:
        for s in SP + [mw] + XC:
            ATLAS.append(dict(cls=s["cls"], name=s["name"], footing="both", sigma=s["sig"], lMb=s["lMb"], lSigma0=s["B"]["lS"], lo=s["B"]["lS_lo"], hi=s["B"]["lS_hi"],
                              kind=s["B"]["kind"], lr0_kpc=s["B"]["lr0"], U=s["B"].get("U", ""), chi2=s["B"]["chi2"], dof=s["B"]["dof"],
                              lSigma0_iso=s["iso"]["lS"], kind_iso=s["iso"]["kind"]))
    if not MUTATE:
        for s in ER[foot]:
            ATLAS.append(dict(cls=s["cls"], name=s["name"], footing=foot, sigma=s["sig"], lMb=s["lMb"], lSigma0=s["B"]["lS"], lo=s["B"]["lS_lo"], hi=s["B"]["lS_hi"],
                              kind=s["B"]["kind"], lr0_kpc=s["B"]["lr0"], U="", chi2=s["B"]["chi2"], dof=1, lSigma0_iso="", kind_iso=""))
        for d in DW[foot] + (GR if foot == "canonical" else []):
            ATLAS.append(dict(cls=d["cls"], name=d["name"], footing=foot if d["cls"] == "dwarf" else "both", sigma=d["sig"], lMb=d.get("lMb", ""),
                              lSigma0=d.get("lSmin", ""), lo=d.get("lSmin", ""), hi="", kind="Burkert lower bound (two-point)" if d["detected"] else "no cold mass detected",
                              lr0_kpc=math.log10(d["r0_at_min_pc"] / 1e3) if d.get("r0_at_min_pc") else "", U="", chi2="", dof="", lSigma0_iso=d.get("lSmin_iso", ""), kind_iso=""))
    RES["footings"][foot]["_plot"] = dict(x=x.tolist(), y=y.tolist(), e=e.tolist(), cl=cl.tolist(), bx=bx.tolist(), by=by.tolist(),
                                          bcl=["dwarf"] * len(dws) + ["group"] * len(grs), cx=cx.tolist(), cy=cy.tolist())

V1 = {f: RES["footings"][f]["class_primary"] for f in FEET}; V2 = {f: RES["footings"][f]["class_whole"] for f in FEET}
RES["verdict_primary"] = V1["canonical"] if V1["canonical"] == V1["alt"] else f"UNDECIDED ({V1})"
RES["verdict_whole"] = V2["canonical"] if V2["canonical"] == V2["alt"] else f"UNDECIDED ({V2})"
P(f"\n=== VERDICT (both footings): PRIMARY {RES['verdict_primary']}; WHOLE-RANGE {RES['verdict_whole']}")
check("K4", rss() < 1.0, f"peak RSS {rss():.2f} GB, one thread")
RES["checks"] = {k: ok for k, ok in checks}; n = sum(ok for _, ok in checks)
P(f"\nchecks {n}/{len(checks)}; runtime {time.time() - T0:.0f} s; peak RSS {rss():.2f} GB")
open(os.path.join(HERE, f"cs1_atlas{TAG}.out"), "w").write("\n".join(OUT).replace(REPO, "<repo>") + "\n")
json.dump(RES, open(os.path.join(HERE, f"cs1_atlas_results{TAG}.json"), "w"), indent=1, default=float)
if not MUTATE:
    with open(os.path.join(HERE, "cs1_atlas.csv"), "w", newline="") as fh:
        w = csv.DictWriter(fh, fieldnames=list(ATLAS[0])); w.writeheader(); [w.writerow(r) for r in ATLAS]
    import matplotlib; matplotlib.use("Agg"); import matplotlib.pyplot as plt
    fig, axs = plt.subplots(1, 2, figsize=(13, 5.2), sharey=True)
    for ax, foot in zip(axs, FEET):
        pd = RES["footings"][foot]["_plot"]; xx, yy, ee, cc = np.array(pd["x"]), np.array(pd["y"]), np.array(pd["e"]), np.array(pd["cl"])
        sty = {"SPARC": ("#8a8a8a", "o"), "MW": ("#d62728", "*"), "XCOP": ("#1f77b4", "s"), "eRASS1": ("#9467bd", "D")}
        for k, (col, mk) in sty.items():
            m_ = cc == k
            if m_.any(): ax.errorbar(SREF * 10 ** xx[m_], yy[m_], yerr=ee[m_], fmt=mk, color=col, ms=9 if k == "MW" else 4, lw=0.6, label=f"{k} ({m_.sum()})")
        bxx, byy, bcl = np.array(pd["bx"]), np.array(pd["by"]), np.array(pd["bcl"])
        for k, col in (("dwarf", "#2ca02c"), ("group", "#ff7f0e")):
            m_ = bcl == k
            if m_.any(): ax.scatter(SREF * 10 ** bxx[m_], byy[m_], marker="^", s=14, color=col, label=f"{k} lower bounds ({m_.sum()})")
        sg_ = np.logspace(0, 3.2, 200); lx_ = np.log10(sg_ / SREF); fsel = RES["footings"][foot]["fits"][RES["footings"][foot]["selected"]]
        ax.plot(sg_, model(RES["footings"][foot]["selected"], fsel["p"], lx_), "k-", lw=2, label=f"CS1 {RES['footings'][foot]['selected']} (s_int {fsel['s_int']:.2f})")
        ax.axhline(math.log10(SIGA0[foot]), color="c", ls="--", label="X38 flat Σ_a0")
        ax.plot(sg_, math.log10(SIGA0[foot]) + OS1Q[foot] * lx_, "m:", lw=2, label=f"OS1 σ^{OS1Q[foot]}")
        ax.set_xscale("log"); ax.set_xlabel("σ [km/s]"); ax.set_title(f"{foot} (a0 {A0[foot]:.4g})"); ax.set_ylim(-0.5, 4.8)
    axs[0].set_ylabel("log Σ0 = ρ0 r0 [M☉ pc⁻²] (Burkert, route E)"); axs[1].legend(fontsize=7, loc="upper left")
    fig.tight_layout(); fig.savefig(os.path.join(HERE, "cs1_atlas.png"), dpi=120)
if MUTATE:
    sys.exit(1 if all(RES["footings"][f]["mutate_bites"] for f in FEET) else 0)
sys.exit(0 if n == len(checks) else 1)
